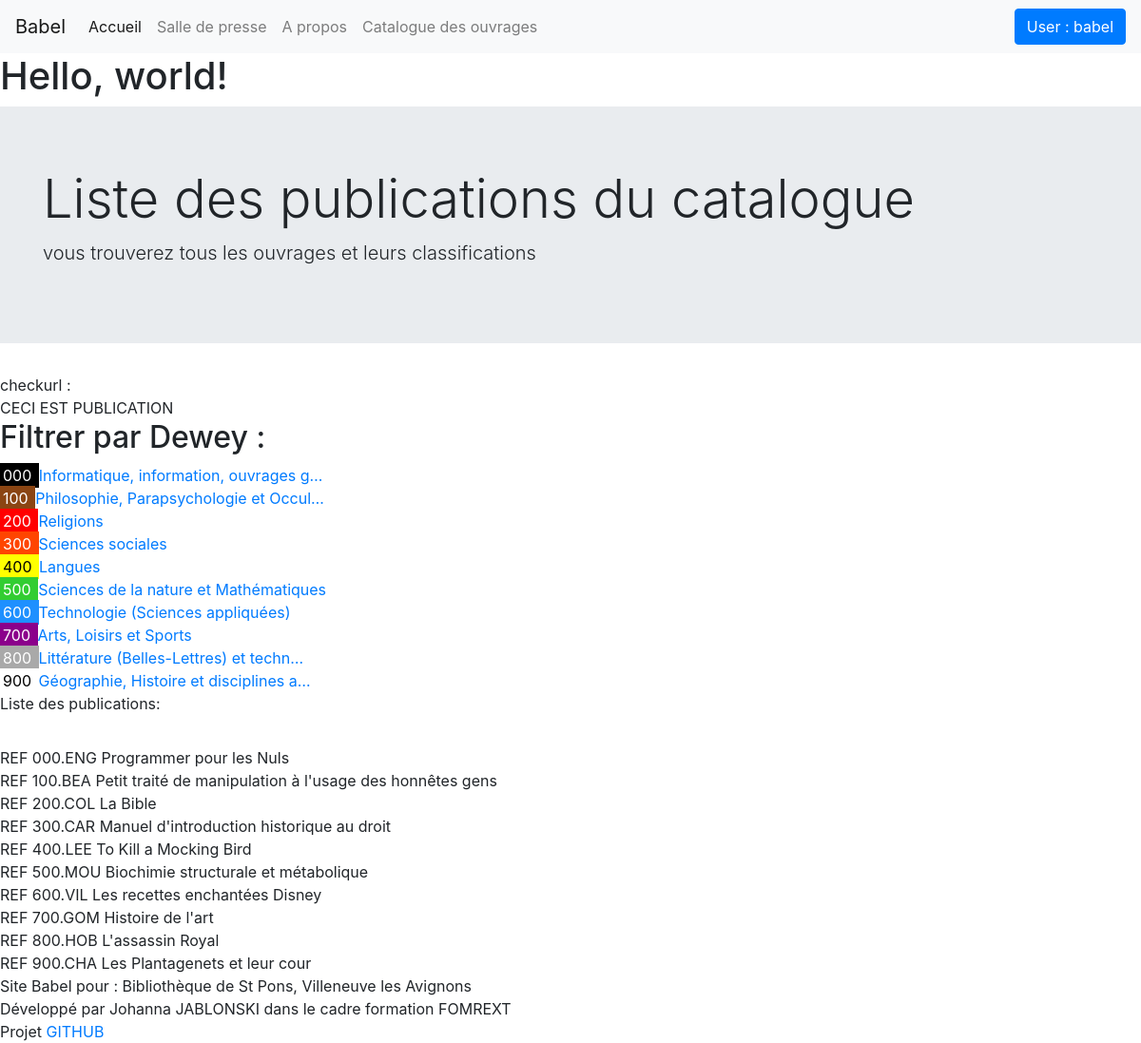
The app's page /publication/ (signed in) with its own data.
### catalog/models.py (models this page shows, shortened)
class Dewey(models.Model):
    DEWEY_COLOR_CHOICES = [
        ("000", "#000000", "#fff"),  # Black
        ("100", "#8B4513", "#fff"),  # Maroon
        ("200", "#FF0000", "#fff"),  # Red
        ("300", "#FF4500", "#fff"),  # Orange
        ("400", "#FFFF00", "#000"),  # Yellow
        ("500", "#32CD32", "#fff"),  # Green
        ("600", "#1E90FF", "#fff"),  # Ble
        ("700", "#8B008B", "#fff"),  # Purple
        ("800", "#A9A9A9", "#fff"),  # Grey
        ("900", "#FFFFFF", "#000"),  # White
    ]
    name = models.CharField(max_length=61, verbose_name=_("Nom"))
    number = models.CharField(max_length=12, verbose_name=_("Numéro"))
    text_color = models.CharField(max_length=7, default="*", editable=False)
    bg_color = models.CharField(max_length=7, default="*", editable=False)
    class Meta:
        ordering = ["number"]
        verbose_name = _("Numéros Dewey")
    def colored_number(self):
        if self.number:
            try:
                i = int(self.number[:1])
                return format_html(
                    '<span style="background-color: {}; color:{}; min-width:50px; padding:3px"> {} </span>',
                    self.DEWEY_COLOR_CHOICES[i][1],
                    self.DEWEY_COLOR_CHOICES[i][2],
                    self.number,
                )
            except:
                return "Wrong format"

class Publication(models.Model):
    TYPE_PUBLICATION_CHOICES = [
        ("_", "Livres"),
        ("A", "Autres"),
        ("M", "Musique"),
        ("F", "Films"),
    ]
    dewey_number = models.ForeignKey(
        "Dewey", models.PROTECT, null=True, verbose_name=_("Numéro Dewey")
    )
    type_publication = models.CharField(
        max_length=1,
        choices=TYPE_PUBLICATION_CHOICES,
        default="_",
        verbose_name=_("Type de publication"),
    )
    isbn = models.CharField(max_length=35)
    reference = models.CharField(
        max_length=61, editable=False, verbose_name=_("Référence")
    )
    name = models.CharField(max_length=61, verbose_name=_("Titre"))
    author = models.ForeignKey(
        Author, models.PROTECT, null=True, verbose_name=_("Auteur")
    )
    label_editor = models.CharField(
        max_length=50, null=True, blank=True, verbose_name=_("Label ou éditeur")
    )
    date_publication = models.DateField(
        null=True, blank=True, verbose_name=_("Date de publication")
    )
    nb_tracks_pages = models.IntegerField(
        null=True, blank=True, verbose_name=_("Nombre de pages/pistes")
    )
    content = models.TextField(null=True, blank=True, verbose_name=_("Contenu"))
    image_url = models.URLField(null=True, blank=True)
    image_book = models.ImageField(null=True, blank=True)
    class Meta:
        ordering = ["reference"]
        verbose_name = _("Publication")
    def __str__(self):
        return f"{self.reference} {self.name}"

### catalog/views.py (the view)
# urls.py: path("publication/", publication, name="publication"),
def publication(request):
    record = Dewey.objects.get(number="100")
    record_list = Dewey.objects.all()
    publication_list = Publication.objects.all()
    context_local = {
        "title": "Liste des publications du catalogue",
        "description": "vous trouverez tous les ouvrages et leurs classifications",
    }
    context_page = {
        "global": CONTEXT_GLOBAL,
        "local": context_local,
        "dewey_object": record,
        "dewey_object_list": record_list,
        "publication_object_list": publication_list,
    }
    return render(request, "catalog/publication.html", context=context_page)

### catalog/templates/catalog/publication.html
{% extends 'catalog/base.html' %}
{% block content %}
CECI EST PUBLICATION
{% include 'catalog/dewey-list.html'%}
{% include 'catalog/publication-list.html'%}
{% endblock %}

### catalog/templates/catalog/navbar.html (shortened to what this page needs)
 <nav class="navbar navbar-expand-lg navbar-light bg-light">
  <a class="navbar-brand" href="{% url 'home' %}">Babel</a>
  <div class="collapse navbar-collapse" id="navbarNav">
    <ul class="navbar-nav">
      <li class="nav-item active">
        <a class="nav-link" href="{% url 'home' %}">Accueil<span class="sr-only">(current)</span></a>
      </li>
      <li class="nav-item">
        <a class="nav-link" href="{% url 'newsroom' %}">Salle de presse</a>
      </li>
      <li class="nav-item">
        <a class="nav-link" href="{% url 'about' %}">A propos</a>
      </li>
      <li class="nav-item">
        <a class="nav-link" href="{% url 'publication' %}">Catalogue des ouvrages</a>
      </li>
    </ul>
    <div class="ml-auto">
            {% if user.is_authenticated %}
            <a class="btn btn-primary" href=" http://127.0.0.1:8000/admin">User :
                {{ user.username }}</a>
            {% else %}
            <button class="btn btn-primary">Hello</button>
            {% endif %}
        </div>
  </div>
</nav>

### catalog/templates/catalog/dewey-list.html (shortened to what this page needs)
<div class="dewey-list">
    <h2>Filtrer par Dewey : </h2>
    <div class="list-group dewey-list-group">
    {% for dewey_record in dewey_object_list %}
        <a href="{% url 'publication' %}?dewey={{ dewey_record.number}}" type="button" class=#list-group>
                {{ dewey_record.colored_number}}
        {{ dewey_record.name|truncatechars:38}}</a>
    {% endfor %}

### catalog/templates/catalog/publication-list.html (shortened to what this page needs)
Liste des publications:
{% for publication_record in publication_object_list %}
{{ publication_record }} <br>
{% endfor %}

### records on screen
Dewey: colored_number "000", name "Informatique, information, ouvrages g…"
Dewey: colored_number "100", name "Philosophie, Parapsychologie et Occul…"
Dewey: colored_number "200", name "Religions"
Dewey: colored_number "300", name "Sciences sociales"
Dewey: colored_number "400", name "Langues"
Dewey: colored_number "500", name "Sciences de la nature et Mathématiques"
Dewey: colored_number "600", name "Technologie (Sciences appliquées)"
Dewey: colored_number "700", name "Arts, Loisirs et Sports"
Dewey: colored_number "800", name "Littérature (Belles-Lettres) et techn…"
Dewey: colored_number "900", name "Géographie, Histoire et disciplines a…"
Publication: reference+name "REF 000.ENG Programmer pour les Nuls"
Publication: reference+name "REF 100.BEA Petit traité de manipulation à l'usage des honnêtes gens"
Publication: reference+name "REF 200.COL La Bible"
Publication: reference+name "REF 300.CAR Manuel d'introduction historique au droit"
Publication: reference+name "REF 400.LEE To Kill a Mocking Bird"
Publication: reference+name "REF 500.MOU Biochimie structurale et métabolique"
Publication: reference+name "REF 600.VIL Les recettes enchantées Disney"
Publication: reference+name "REF 700.GOM Histoire de l'art"
Publication: reference+name "REF 800.HOB L'assassin Royal"
Publication: reference+name "REF 900.CHA Les Plantagenets et leur cour"

### other values on screen
{{ user.username }} "babel"
{{ local.title }} "Liste des publications du catalogue"
{{ local.description }} "vous trouverez tous les ouvrages et leurs classifications"
{{ global.mediatheque_name }} "Bibliothèque de St Pons"
{{ global.mediatheque_adr }} "Villeneuve les Avignons"
{{ global.dev_name }} "Johanna JABLONSKI"
{{ global.dev_cadre }} "formation FOMREXT"
